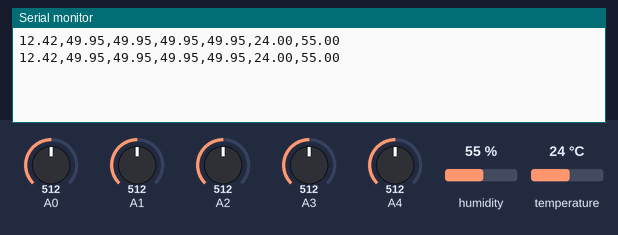
This sketch was run on a simulated Arduino Uno, built with avr-gcc and run on an emulated ATmega328P. Shown: the last lines printed to the serial monitor. The test bench sets the inputs (shaded band); at power-on: humidity 55 %, A0 = 512, A1 = 512, A2 = 512, A3 = 512, A4 = 512, temperature 24 °C.

Above: at 2.8 s.
2.9 s: humidity set to 22 %
At 4.5 s:
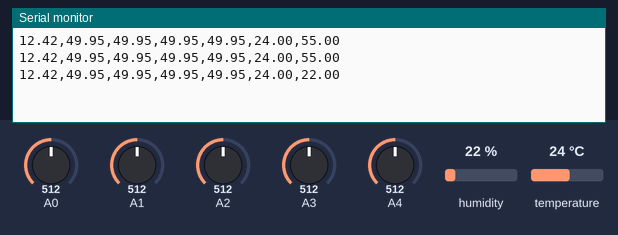
5.6 s: A0 set to 716
At 7.5 s:
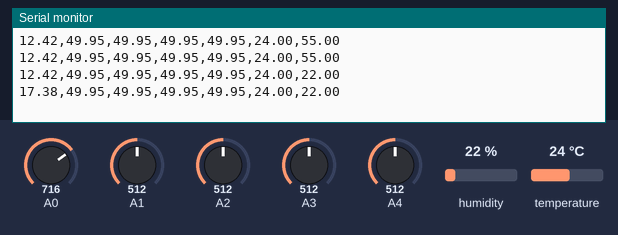
8.3 s: A1 set to 716
At 10.8 s:
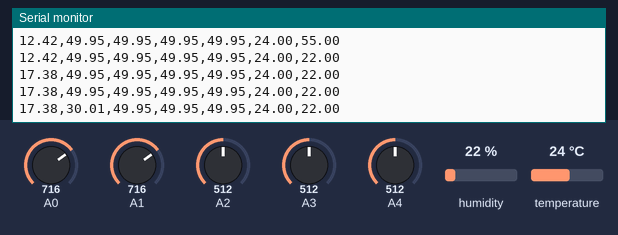
11.0 s: A2 set to 716
At 13.1 s:
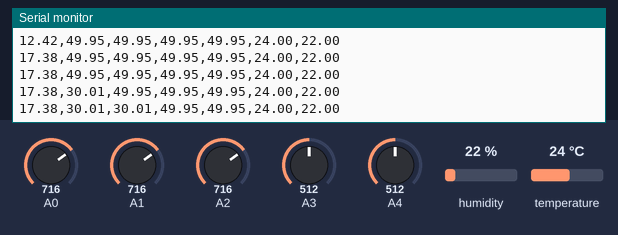
13.7 s: A3 set to 716
At 14.9 s:
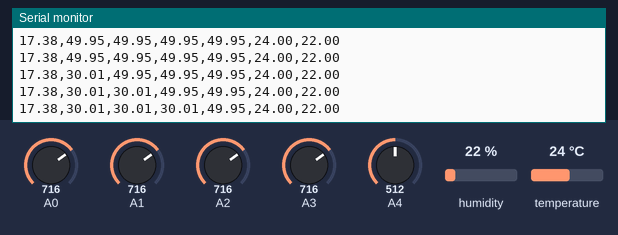
16.4 s: A4 set to 716
At 18.6 s:
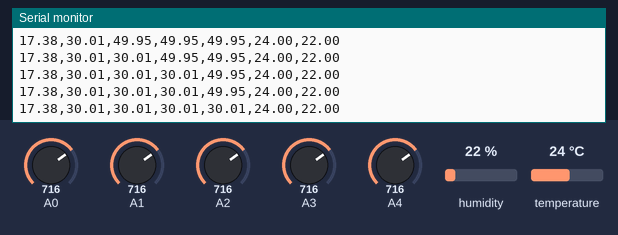

The sketch:

uno.ino
```cpp
#include "DHT.h"
#define DHTTYPE DHT21   // DHT 22  (AM2302), AM2321
#define DHTPIN 3
DHT dht(DHTPIN, DHTTYPE);

void setup() {
  Serial.begin(9600);
  dht.begin();
}

void loop() {
  float soil_moisture[4] = {0,0,0,0};
  float volt=0.0;
  float h_air = dht.readHumidity();
  float t_air = dht.readTemperature();

  if (isnan(h_air) || isnan(t_air)) {
    //Serial.println("Failed to read from DHT sensor!");
    t_air = -1;
    h_air = -1;
  }

  volt = (analogRead(0)/1023.0)*25.0*0.993;
  Serial.print(volt);
  Serial.print(',');

  for(int i=1; i<5; i++) {
    soil_moisture[i-1] = (1023-analogRead(i))/1023.0*100.0;
    Serial.print(soil_moisture[i-1]);
    Serial.print(',');
  }
  Serial.print(t_air);
  Serial.print(',');
  Serial.println(h_air);

  delay(2000);
}
```

Measured:
- after the input at 2.9 s, the serial monitor: prints a new line after 1.1 s (image 1)
- after the input at 5.6 s, the serial monitor: prints a new line after 0.43 s (image 2)
- after the input at 8.3 s, the serial monitor: prints a new line after 1.8 s (image 3)
- after the input at 11.0 s, the serial monitor: prints a new line after 1.1 s (image 4)
- after the input at 13.7 s, the serial monitor: prints a new line after 0.37 s (image 5)
- after the input at 16.4 s, the serial monitor: prints a new line after 1.7 s (image 6)
